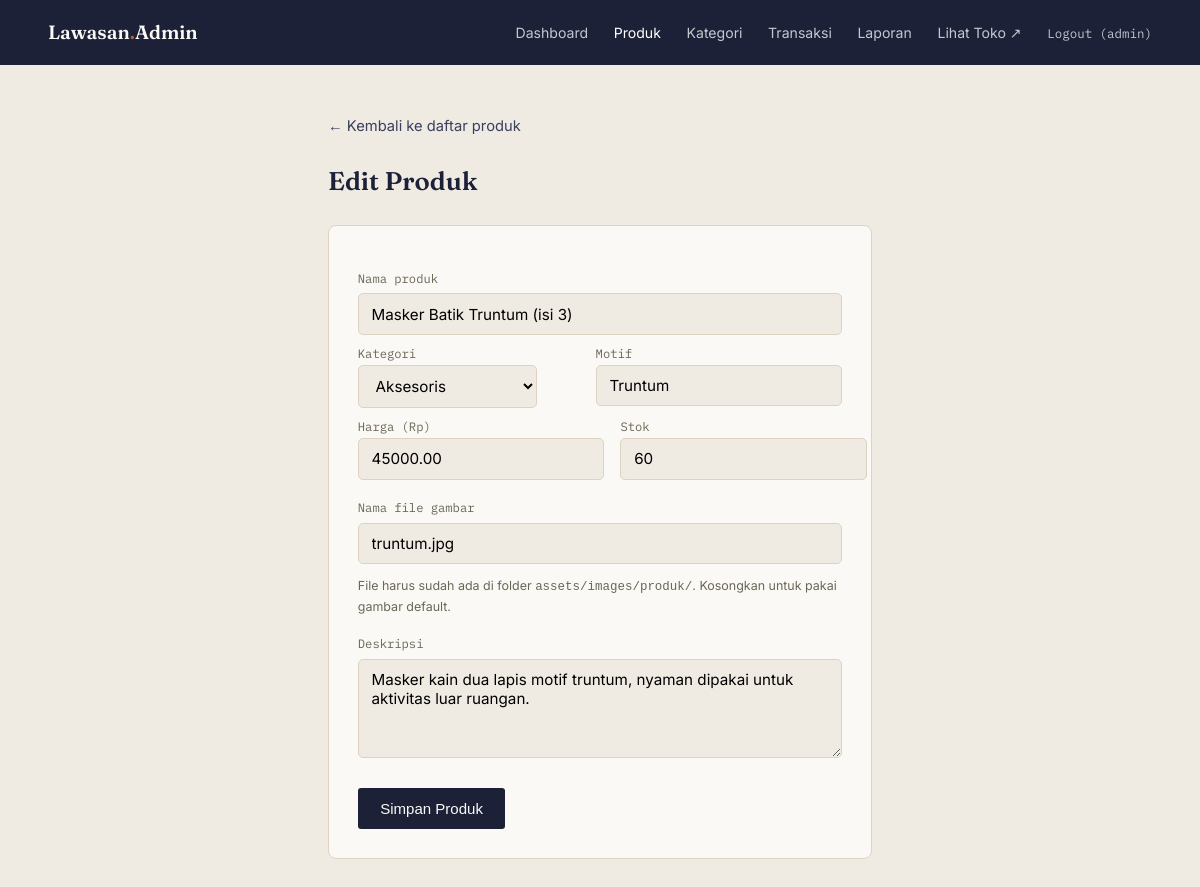
Page /admin/produk_form.php?id=11 (signed in) on the committed database.
### tables this page shows
CREATE TABLE `produk` (
  `id` int(11) NOT NULL,
  `kategori_id` int(11) NOT NULL,
  `nama` varchar(120) NOT NULL,
  `motif` varchar(80) NOT NULL,
  `harga` decimal(12,2) NOT NULL,
  `stok` int(11) NOT NULL DEFAULT 0,
  `deskripsi` text DEFAULT NULL,
  `gambar` varchar(255) DEFAULT NULL,
  `dibuat_pada` timestamp NULL DEFAULT current_timestamp()
);

CREATE TABLE `kategori` (
  `id` int(11) NOT NULL,
  `nama` varchar(50) NOT NULL,
  `slug` varchar(50) NOT NULL
);

### admin/produk_form.php (the view, shortened to what this page needs)
<?php
require_once '../config/database.php';
$id = (int) ($_GET['id'] ?? 0);
$produk = [
    'id' => 0, 'kategori_id' => '', 'nama' => '', 'motif' => '',
    'harga' => '', 'stok' => '', 'deskripsi' => '', 'gambar' => '',
];
if ($id > 0) {
    $stmt = $pdo->prepare("SELECT * FROM produk WHERE id = :id");
    $stmt->execute([':id' => $id]);
    $found = $stmt->fetch();
    if ($found) {
        $produk = $found;
    }
}
$kategoriList = $pdo->query("SELECT * FROM kategori ORDER BY nama")->fetchAll();
require_once 'includes/admin_header.php';
?>
<main class="admin-main admin-main--narrow">
  <a href="produk.php" class="back-link">&larr; Kembali ke daftar produk</a>
  <h1><?= $id > 0 ? 'Edit Produk' : 'Tambah Produk' ?></h1>
  <form class="admin-form" method="post" action="produk_simpan.php">
    <label for="nama">Nama produk</label>
    <input type="text" id="nama" name="nama" required value="<?= htmlspecialchars($produk['nama']) ?>">
    <div class="admin-form__row">
      <div>
        <label for="kategori_id">Kategori</label>
        <select id="kategori_id" name="kategori_id" required>
          <?php foreach ($kategoriList as $k): ?>
            <option value="<?= $k['id'] ?>" <?= (int)$produk['kategori_id'] === (int)$k['id'] ? 'selected' : '' ?>>
              <?= htmlspecialchars($k['nama']) ?>
            </option>
          <?php endforeach; ?>
        </select>
      </div>
      <div>
        <label for="motif">Motif</label>
        <input type="text" id="motif" name="motif" required value="<?= htmlspecialchars($produk['motif']) ?>">
      </div>
    </div>
    <div class="admin-form__row">
      <div>
        <label for="harga">Harga (Rp)</label>
        <input type="number" id="harga" name="harga" min="0" step="1000" required value="<?= htmlspecialchars($produk['harga']) ?>">
      </div>
      <div>
        <label for="stok">Stok</label>
        <input type="number" id="stok" name="stok" min="0" required value="<?= htmlspecialchars($produk['stok']) ?>">
      </div>
    </div>
    <label for="gambar">Nama file gambar</label>
    <input type="text" id="gambar" name="gambar" placeholder="contoh: kawung.jpg" value="<?= htmlspecialchars($produk['gambar']) ?>">
    <p class="admin-form__hint">File harus sudah ada di folder <code>assets/images/produk/</code>. Kosongkan untuk pakai gambar default.</p>
    <label for="deskripsi">Deskripsi</label>
    <textarea id="deskripsi" name="deskripsi" rows="4" required><?= htmlspecialchars($produk['deskripsi']) ?></textarea>
    <button type="submit" class="btn btn--solid">Simpan Produk</button>
  </form>
</main>
<?php require_once 'includes/admin_footer.php'; ?>

### assets/css/style.css (style rules this page uses)
:root { --paper: #EFEAE2; --paper-line: #DCD3C2; --ink: #1C2138; --ink-soft: #3A3F5C; --rust: #B8622E; --sage: #52735F; --muted: #6B6656; --white: #FBF9F5; --font-display: "Fraunces", serif; --font-body: "Inter", sans-serif; --font-mono: "IBM Plex Mono", monospace; --maxw: 1120px; }
* { box-sizing:border-box; }
html { scroll-behavior:smooth; }
body { margin:0; background:var(--paper); color:var(--ink); font-family:var(--font-body); line-height:1.55; }
a { color:inherit; }
h1,h2,h3 { font-family:var(--font-display); font-weight:600; margin:0; }
.btn { display:inline-flex; align-items:center; padding:.75rem 1.4rem; font-size:.94rem; font-weight:500; text-decoration:none; border-radius:3px; border:none; cursor:pointer; transition:transform .15s ease, background .15s ease, color .15s ease; }
.btn--solid { background:var(--ink); color:var(--white); }
.back-link { display:inline-block; text-decoration:none; color:var(--ink-soft); font-size:.92rem; margin-bottom:1.5rem; }

### admin/assets/admin.css (style rules this page uses)
.admin-body { background:var(--paper); min-height:100vh; }
.admin-main { max-width:1100px; margin:0 auto; padding:clamp(2rem,5vw,3rem) clamp(1.25rem,5vw,3rem); }
.admin-main--narrow { max-width:640px; }
.admin-main h1 { font-size:1.6rem; margin-bottom:1.5rem; }
.admin-form { display:flex; flex-direction:column; gap:.3rem; background:var(--white); border:1px solid var(--paper-line); border-radius:8px; padding:1.8rem; }
.admin-form label { font-family:var(--font-mono); font-size:.76rem; color:var(--muted); margin-top:.9rem; }
.admin-form input, .admin-form select, .admin-form textarea { font-family:var(--font-body); font-size:.95rem; padding:.65rem .8rem; border:1px solid var(--paper-line); border-radius:5px; background:var(--paper); resize:vertical; }
.admin-form__row { display:grid; grid-template-columns:1fr 1fr; gap:1rem; }
.admin-form__hint { font-size:.78rem; color:var(--muted); margin:.4rem 0 0; }
.admin-form button { margin-top:1.6rem; align-self:flex-start; }

### rows in the picture
produk: nama "Masker Batik Truntum (isi 3)", kategori_id "Aksesoris", motif "Truntum", harga "45000.00", stok "60", gambar "truntum.jpg", deskripsi "Masker kain dua lapis motif truntum, nyaman dipakai untuk aktivitas luar ruangan."

### other values in the picture
$_SESSION['admin_username'] "admin"
